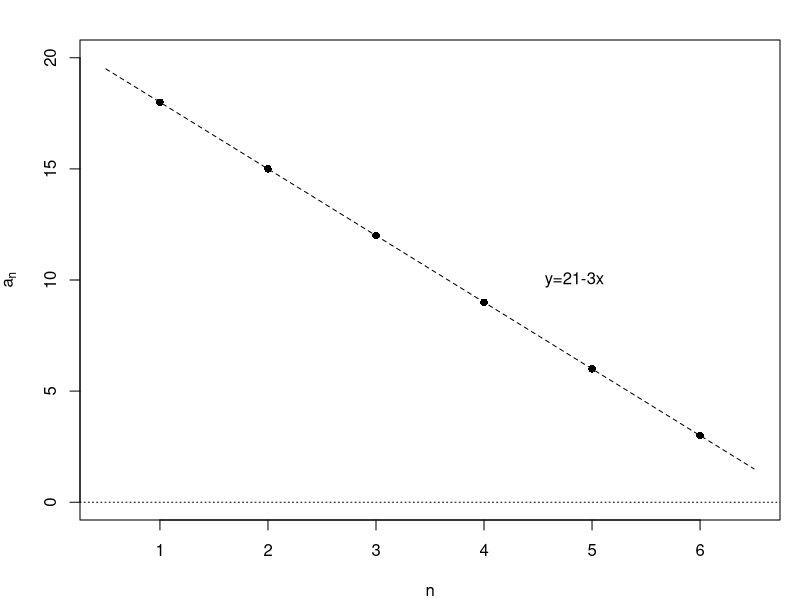

This figure's R source:
setwd("C:/Users/18904/Github/senior-mathematics/codes")
if(!dir.exists("../figures"))dir.create("../figures")

# week72-1: Exercise 4.2 Q2, a_n = 18,15,12,9,6,3 on line y=21-3x
draw1 = function(){
  par(mfrow=c(1,1), mar=c(4,4,2,1))
  n = 1:6; a = 21 - 3*n
  plot(n, a, pch=16, xlab="n", ylab=expression(a[n]), main="", xlim=c(0.5,6.5), ylim=c(0,20))
  abline(h=0, lty=3)
  xs = seq(0.5, 6.5, length=50)
  lines(xs, 21-3*xs, lty=2)
  text(5.2, 10, "y=21-3x", pos=2)
}
cairo_pdf("../figures/week72-1.pdf", width=4, height=4, family="SimSun"); draw1(); dev.off()
svglite::svglite("../figures/week72-1.svg", width=4, height=4); draw1(); dev.off()
